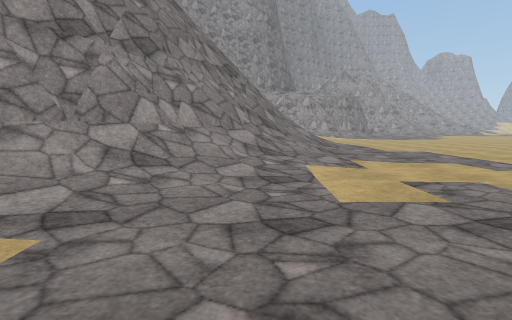
view 1 (above)

16 first-person views from a walk through a scene from a Unity 3-D project. The camera is 1.3 m above the floor, tilts 6° down and sees 80° across. The floor is counted in squares, 2 m on a side. Each view is taken from the middle of a square. On the plan, view 1 faces up. The plan holds only what a view shows up to about 10 squares ahead; the rest is blank. The place goes on beyond the plan. Surface patterns are stand-ins for the level's own textures.

view 2
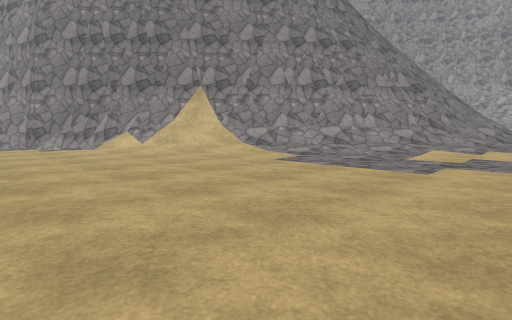

view 3
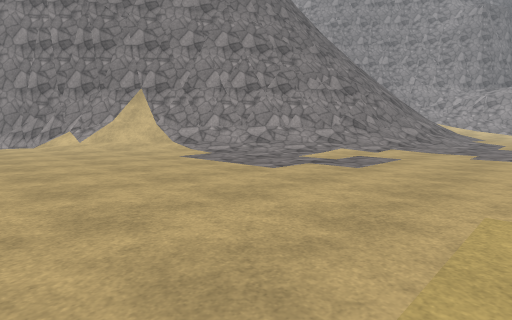

view 4
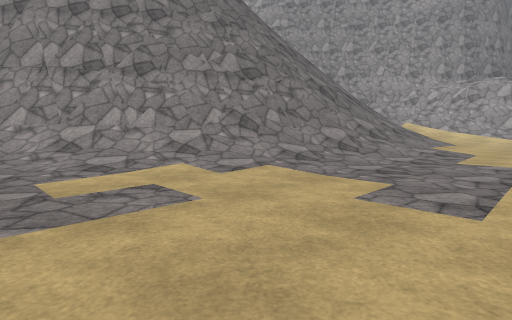

view 5
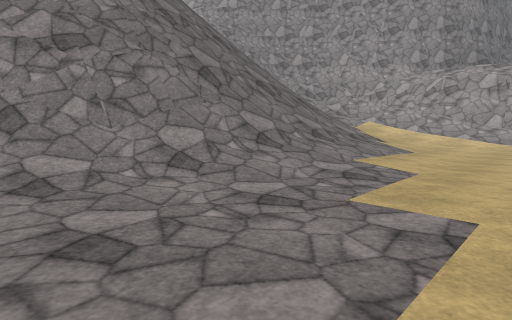

view 6
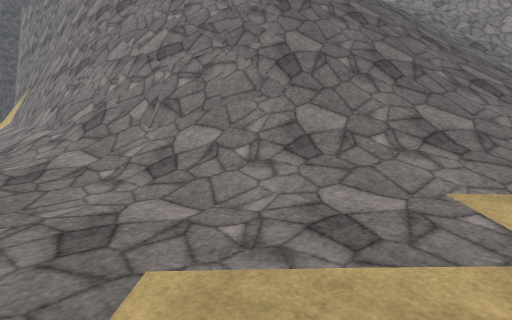

view 7
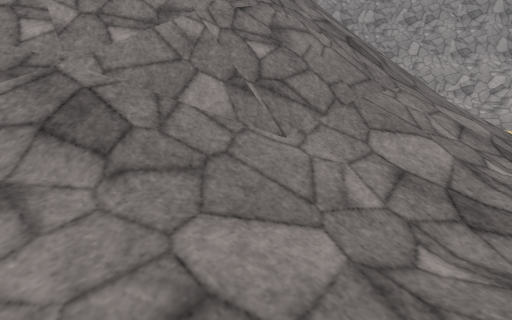

view 8
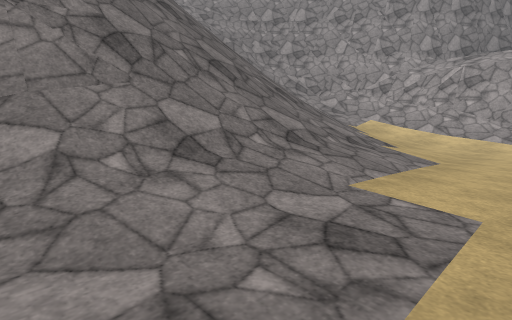

view 9
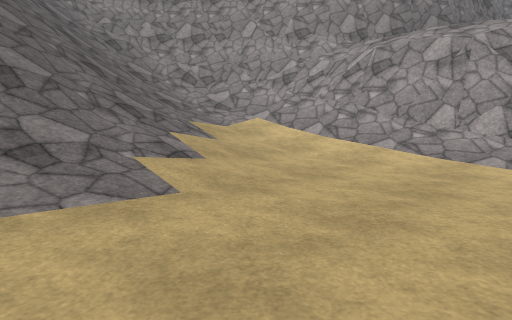

view 10
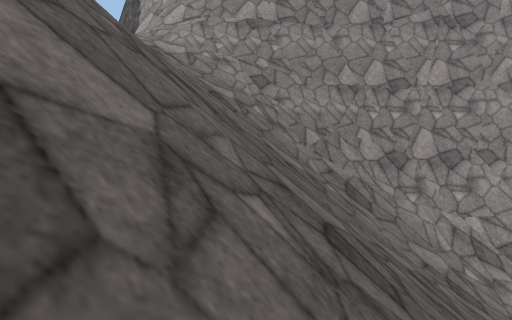

view 11
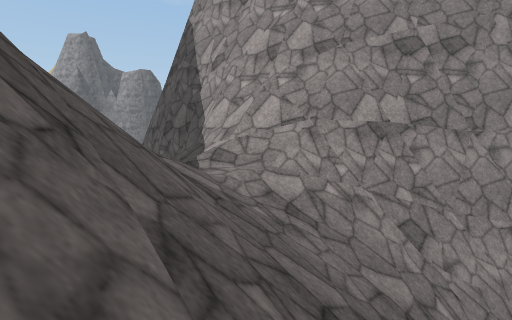

view 12
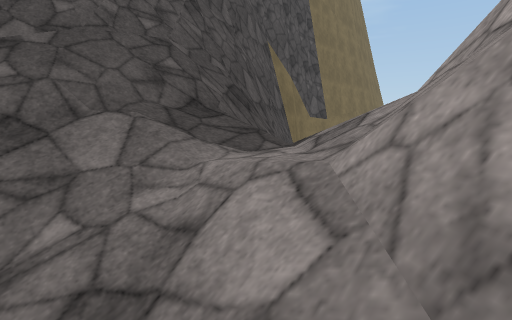

view 13
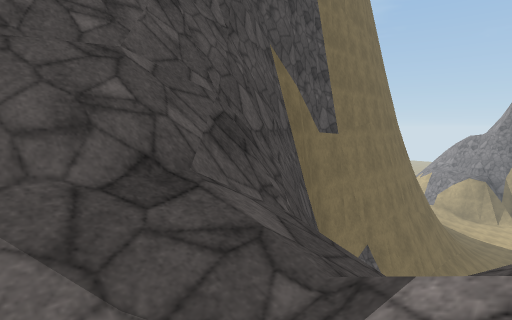

view 14
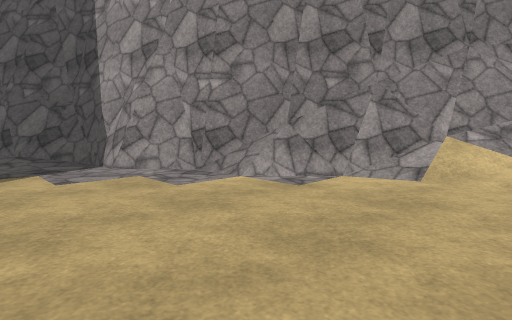

view 15
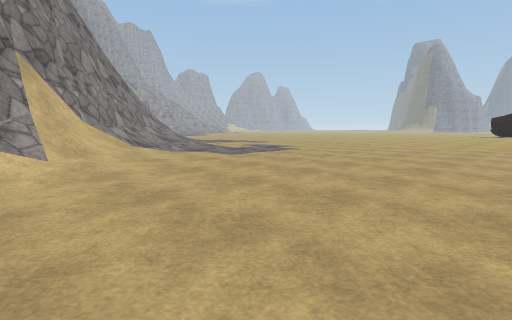

view 16
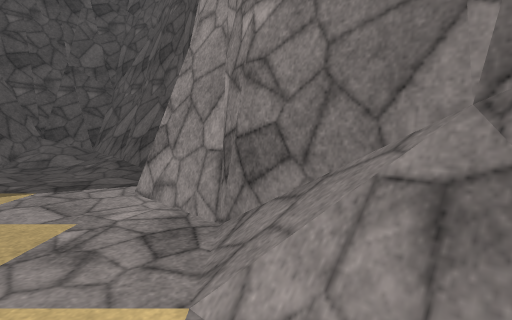

### Floor plan
Key: @ floor where view 1 was taken; # wall or solid block; . main floor; : floor 0.75 m higher than the main floor; / step, stairs or slope; = window, fence, low wall or low ledge; v drop or lower ground.
Columns run from 19 left of view 1 to 5 right of it. Each row starts with its distance up from view 1.
 19                  #######
 18               ####///////
 17             ####///////..
 16           ####=/////:....
 15        #####/////////....
 14          v///////////....
 13          v////////////...
 12         vv////////////...
 11 ####   ######=////////...
 10                  /////...
  9                 #/////...
  8                 #=##//...
  7                 ####/....
  6                  ##//....
  5                  ##/.....
  4                 ##/......
  3                ##/.......
  2               ##/........
  1              ##/.........
  0             ##/....@.....
 -1           ###/...........
 -2          ###.............
 -3        ###...............
 -4       ##.................
 -5       #............

Positions as (right, up) in squares from view 1, and headings:
1: (0, 0), facing up
2: (3, -4), facing up-left
3: (5, -3), facing up-left
4: (5, 2), facing up-left
5: (5, 6), facing up-left
6: (5, 9), facing left
7: (2, 6), facing up-left
8: (4, 8), facing up-left
9: (5, 12), facing up-left
10: (-2, 11), facing up-left
11: (-5, 11), facing up-left
12: (-7, 15), facing down-left
13: (-8, 14), facing down-left
14: (-5, -5), facing up-left
15: (-6, -5), facing up-right
16: (-7, -2), facing left
